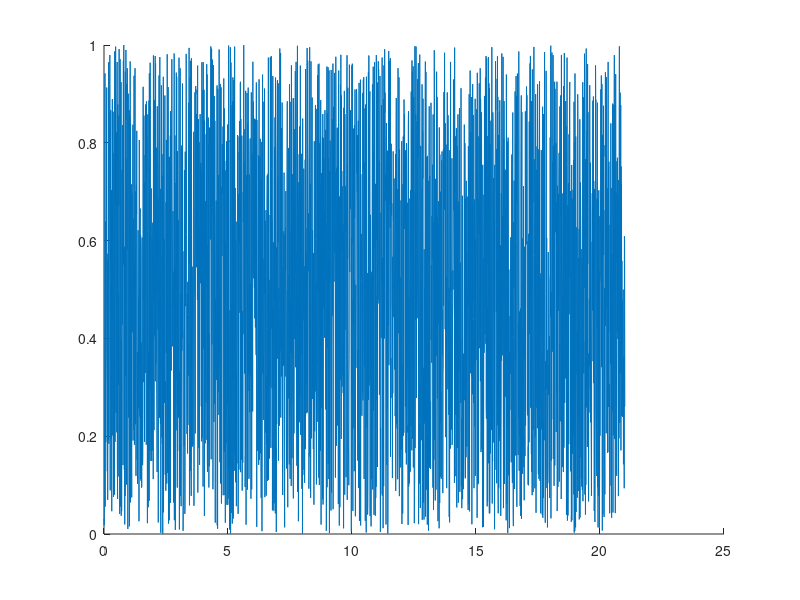

Write the MATLAB code that produced this figure. (Note: this script raises an error after producing the figure.)
clc; clear; close all;
Fs = 128;
epochlengthsec = 3;
nep = 7;
N = Fs*epochlengthsec * nep; %4 epochs
x = rand(1, N);
t = linspace(0, N/Fs, N);
ep = epochlengthsec : epochlengthsec : epochlengthsec*nep;

fig = figure();
hold on;
ax(1) = plot(t, x);
ax(2:2+nep-1) = xline(ep, '--');

hold off;
plotline(ax(1), 0.5);
plotline(ax(2:end), 2);
br = 25;
plotcolor(ax(1), 'orange', 'brightness', br);
plotcolor(ax(2), 'black', 'brightness', br);
xdiff = t(end) * 0.2;
xlim([t(500) t(end)-xdiff]);
ylim([-1 2]);
xticks([]);
yticks([]);
figsize(fig, 'u');
%% Save image
location = GetPath2Images() + mfilename;
extension = "png";
SaveImage(fig, location, extension);
% close all;